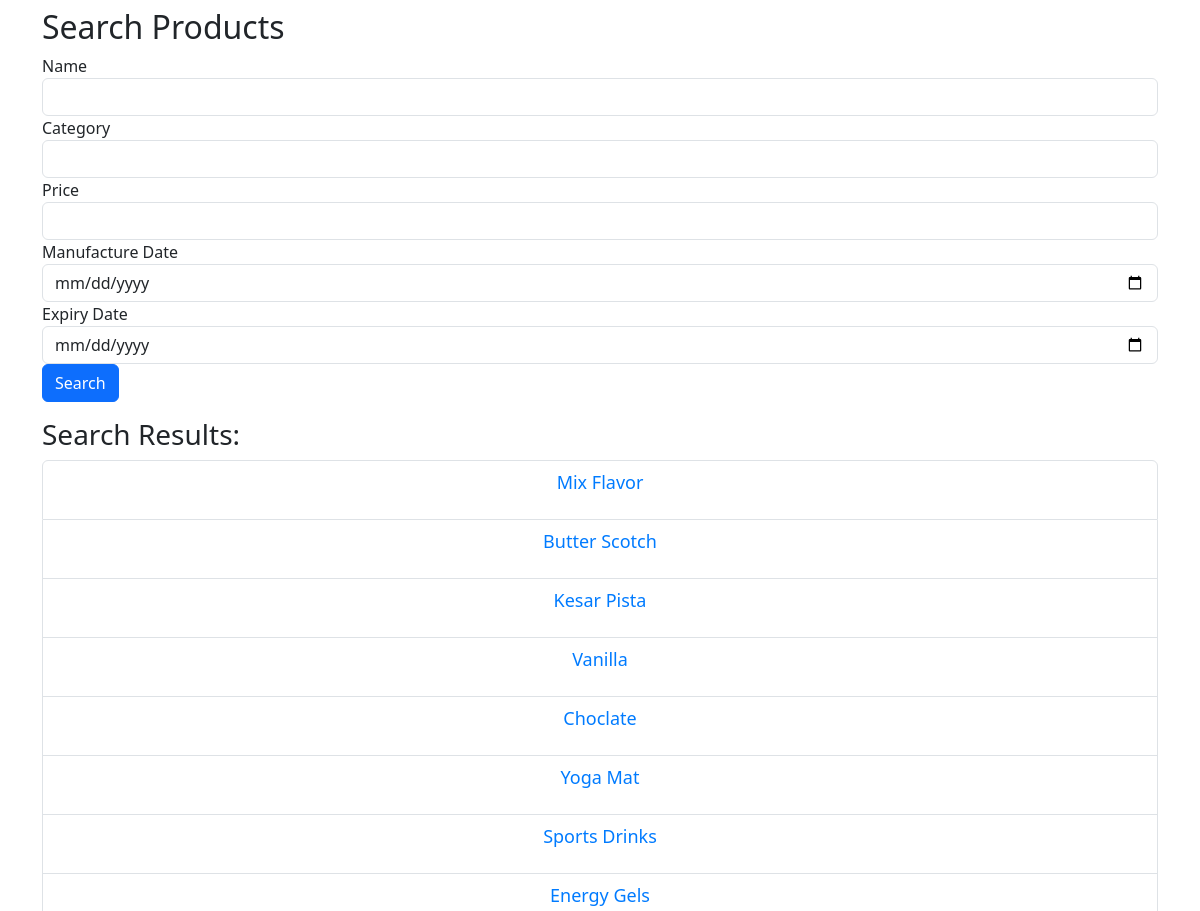
The page /search_product (signed in, middle part) on the database as committed earlier.
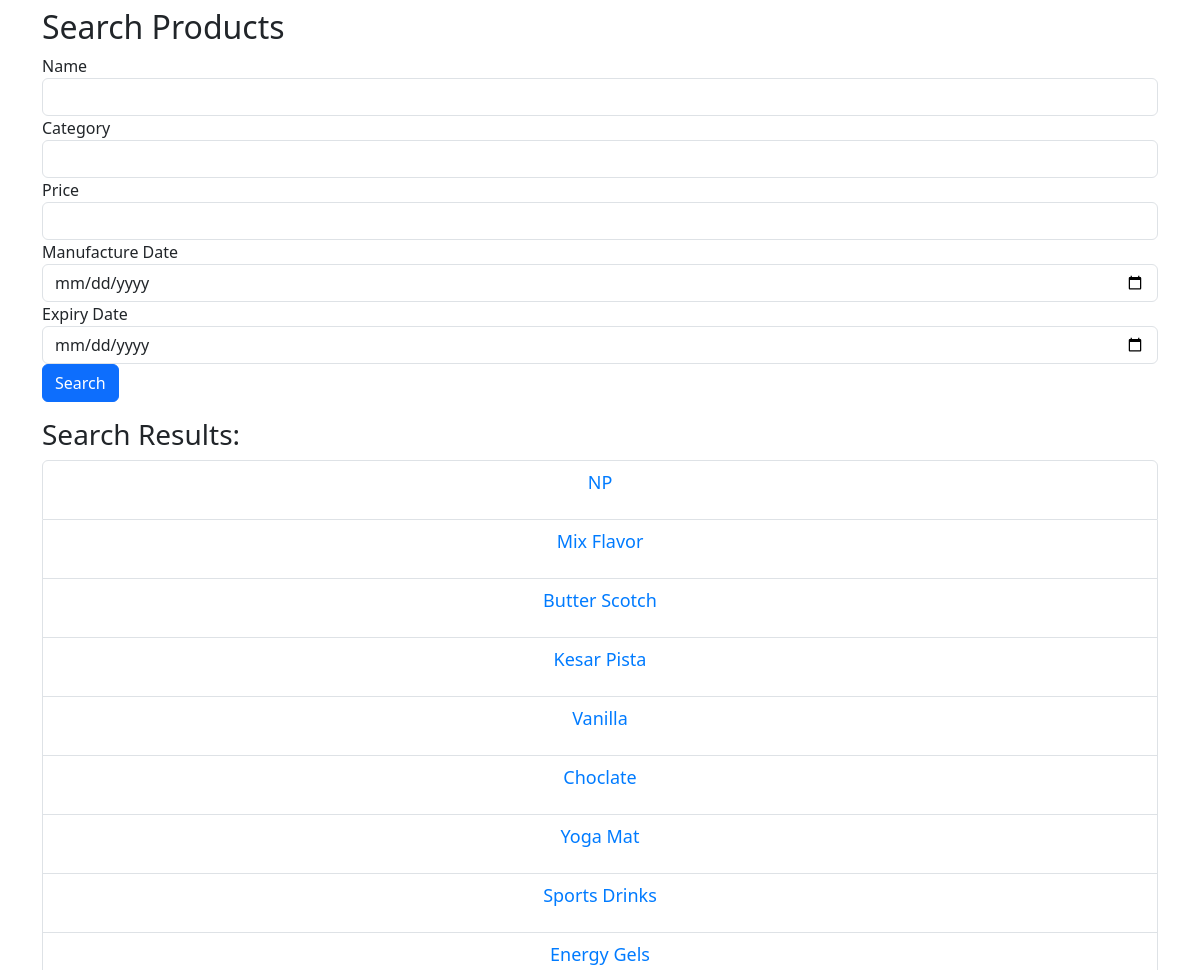
The same page on the database as committed later.
### application/models.py (models this page shows)
class Products(db.Model):
    __tablename__ = "products"
    product_id = db.Column(db.Integer, primary_key=True, autoincrement=True)
    product_name = db.Column(db.String(200), nullable=False)
    manufacture_date = db.Column(db.Date)
    expiry_date = db.Column(db.Date)
    rate_per_unit = db.Column(db.Float, nullable=False)
    unit = db.Column(db.String(200), nullable=False, default='Rs')
    section_id = db.Column(db.Integer, db.ForeignKey('sections.section_id', onupdate='CASCADE'))
    section = db.relationship('Sections', backref=db.backref('products', lazy=True))
    quantity_available = db.Column(db.Integer, db.CheckConstraint('quantity_available >= 0', name='check_min_quantity') , nullable=False)

### application/controllers.py (the view)
@app.route("/search_product", methods=["GET", "POST"])
@login_required
def search_product():
    form=SearchForm()
    if request.method == "POST":
        query_params = []
        product_name = request.form.get("name")
        if product_name:
            query_params.append(Products.product_name.ilike(f"%{product_name}%"))
        category = request.form.get("category")
        if category:
            query_params.append(Products.section.has(Sections.section_name.ilike(f"%{category}%")))
        price = request.form.get("price")
        if price:
            query_params.append(Products.rate_per_unit.ilike(f"%{price}%"))
        manufacture_date = request.form.get("manufacture_date")
        if manufacture_date:
            query_params.append(Products.manufacture_date.ilike(f"%{manufacture_date}%"))
        expiry_date = request.form.get("expiry_date")
        if expiry_date:
           query_params.append(Products.expiry_date.ilike(f"%{expiry_date}%"))
        products_query = Products.query.filter(*query_params)
        products = products_query.all()
        products.reverse()
    else:
        products = Products.query.all()
        products.reverse()
    return render_template('search_product.html', products=products, form=form)

### application/forms.py
class SearchForm(FlaskForm):
    category = StringField("Category", validators=[])
    name = StringField("Name", validators=[])
    price = FloatField("Price", validators=[NumberRange(min=0, message="Price must be greater than or equal to 0.")])
    manufacture_date = DateField("Manufacture Date")
    expiry_date = DateField("Expiry Date")
    submit = SubmitField("Search")

### application/controllers.py (called while the page is built)
@login_manager.user_loader
def load_user(user_id):
    return Users.query.get(int(user_id))

### templates/search_product.html (shortened to what this page needs)
<!DOCTYPE html>
<html>
<head>
    <link href="https://cdn.jsdelivr.net/npm/bootstrap@5.3.0/dist/css/bootstrap.min.css" rel="stylesheet">
    <link rel="stylesheet" type="text/css" href="{{ url_for('static', filename='styles.css') }}">
</head>
<body>
    <div class="container mt-5">
        <h2>Search Products</h2>
        <form method="POST" action="{{ url_for('search_product') }}" class="mb-3">
            <div class="form-group">
                {{ form.name.label }}
                {{ form.name(class="form-control") }}
            </div>
            <div class="form-group">
                {{ form.category.label }}
                {{ form.category(class="form-control") }}
            </div>
            <div class="form-group">
                {{ form.price.label }}
                {{ form.price(class="form-control") }}
            </div>
            <div class="form-group">
                {{ form.manufacture_date.label }}
                {{ form.manufacture_date(class="form-control") }}
            </div>
            <div class="form-group">
                {{ form.expiry_date.label }}
                {{ form.expiry_date(class="form-control") }}
            </div>
            <button type="submit" class="btn btn-primary">Search</button>
        </form>
        <h3>Search Results:</h3>
        <ul class="list-group">
            {% for product in products %}
            <li class="list-group-item">
                <a href="{{ url_for('product_details', section_id=product.section_id, product_id=product.product_id ) }}">{{ product.product_name }}</a>
            </li>
            {% endfor %}
        </ul>
    </div>
</body>
</html>

Rows that differ between the two databases and show on the page:
added Products: product_name "NP"
